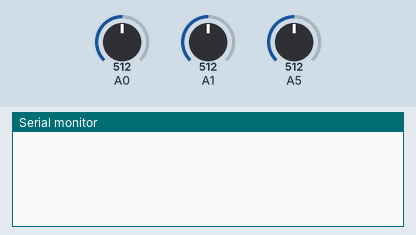
The sketch below on a simulated Arduino Uno, built with avr-gcc and run on an emulated ATmega328P. Shown: the last lines printed to the serial monitor. The test bench sets the inputs (shaded band); at power-on: A0 = 512, A1 = 512, A5 = 512.

Above: at 1.2 s.
1.3 s: A0 set to 716
At 2.8 s:
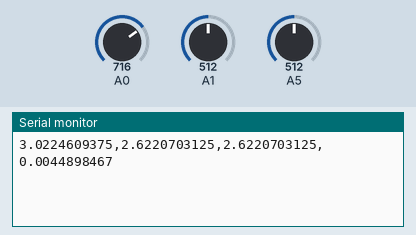
4.3 s: A1 set to 716
At 5.3 s:
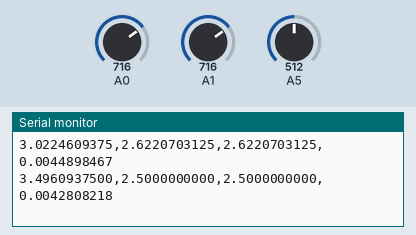
5.8 s: A5 set to 716
At 6.7 s:
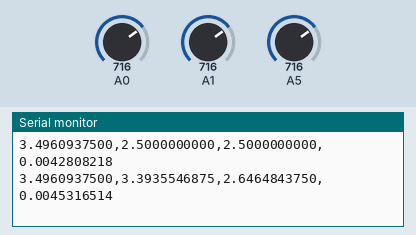
7.3 s: A0 set to 900
At 8.6 s:
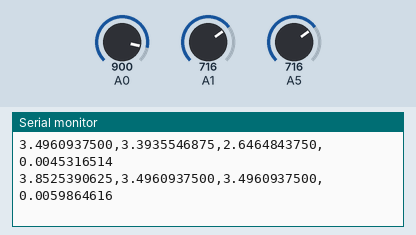
8.8 s: A1 set to 900
At 10.2 s:
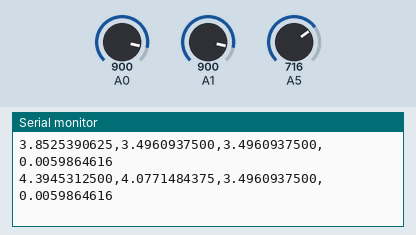
10.3 s: A5 set to 900
At 12.6 s:
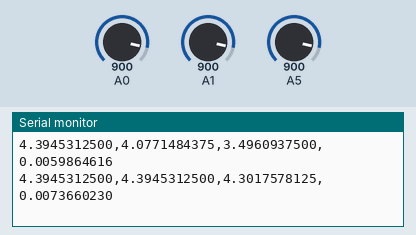
Timing chart, 0 to 12.8 s (numbered marks = the images above; inputs shaded):
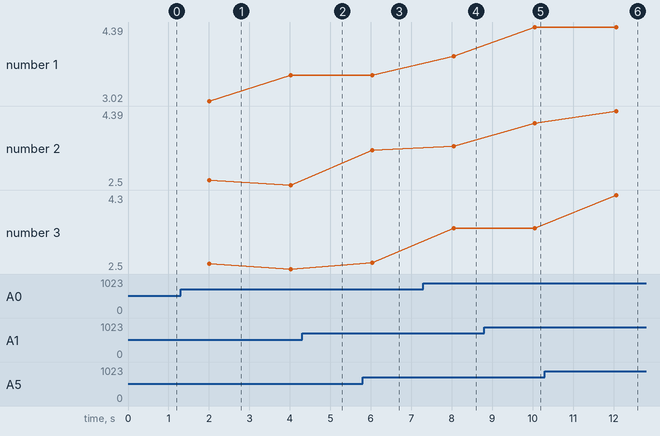

The sketch:

sketch_feb23a.ino
```cpp
int raw0 = 0;
int raw1 = 0;
//int raw2 = 0;
//int raw3 = 0;
//int raw4 = 0;
int raw5 = 0;
int Vin = 5;
double R1_prin = 584; // float between 585 and 583
//double R1_prin = 197.5; // float between 197 and 198
double V1 = 0;
double V2 = 0;
double V3 = 0;
double V4 = 0;
double V5 = 0;
double I = 0;
//double error = 0;
int c = 0;
int mean_time = 20;

void setup() {
  // put your setup code here, to run once:
  Serial.begin(9600);
}

void loop() {
  // put your main code here, to run repeatedly:
  raw0 += analogRead(A0);
  raw1 += analogRead(A1);
  //raw2 += analogRead(A1);
  //raw3 += analogRead(A2);
  //raw4 += analogRead(A4);
  raw5 += analogRead(A5);
  if (c == mean_time) {
    raw0 = (double) raw0 / mean_time;
    raw1 = (double) raw1 / mean_time;
    //raw2 = (double) raw2 / mean_time;
    //raw3 = (double) raw3 / mean_time;
    //raw4 = (double) raw4 / mean_time;
    raw5 = (double) raw5 / mean_time;
    V1 = raw0 * Vin / 1024.;
    V2 = raw1 * Vin / 1024.;
    //V3 = raw3 * Vin / 1024.;
    //V4 = raw4 * Vin / 1024.;
    V5 = raw5 * Vin / 1024.;
    I = V5 / R1_prin;
    //I = V5 / R2_prin;

    Serial.print(V1, 10);
    Serial.print(",");
    Serial.print(V2, 10);
    Serial.print(",");
    Serial.print(V5, 10);
    Serial.print(",");
    Serial.println(I, 10);

    raw0 = 0;
    raw1 = 0;
    //raw2 = 0;
    //raw3 = 0;
    //raw4 = 0;
    raw5 = 0;
    c = 0;
  }

  c += 1;
  delay(100);
}
```

Measured:
- after the input at 1.3 s, the serial monitor: prints a new line after 0.71 s (image 1)
- after the input at 5.8 s, the serial monitor: prints a new line after 0.23 s (image 3)
- after the input at 7.3 s, the serial monitor: prints a new line after 0.74 s (image 4)
- after the input at 8.8 s, the serial monitor: prints a new line after 1.3 s (image 5)
- after the input at 10.3 s, the serial monitor: prints a new line after 1.8 s (image 6)
- plotted number 1: 3.5 → 3.85 after the input at 7.3 s
- plotted number 2: 3.5 → 4.08 after the input at 8.8 s
- plotted number 3: 2.5 → 2.65 after the input at 5.8 s, 3.5 → 4.3 after the input at 10.3 s
